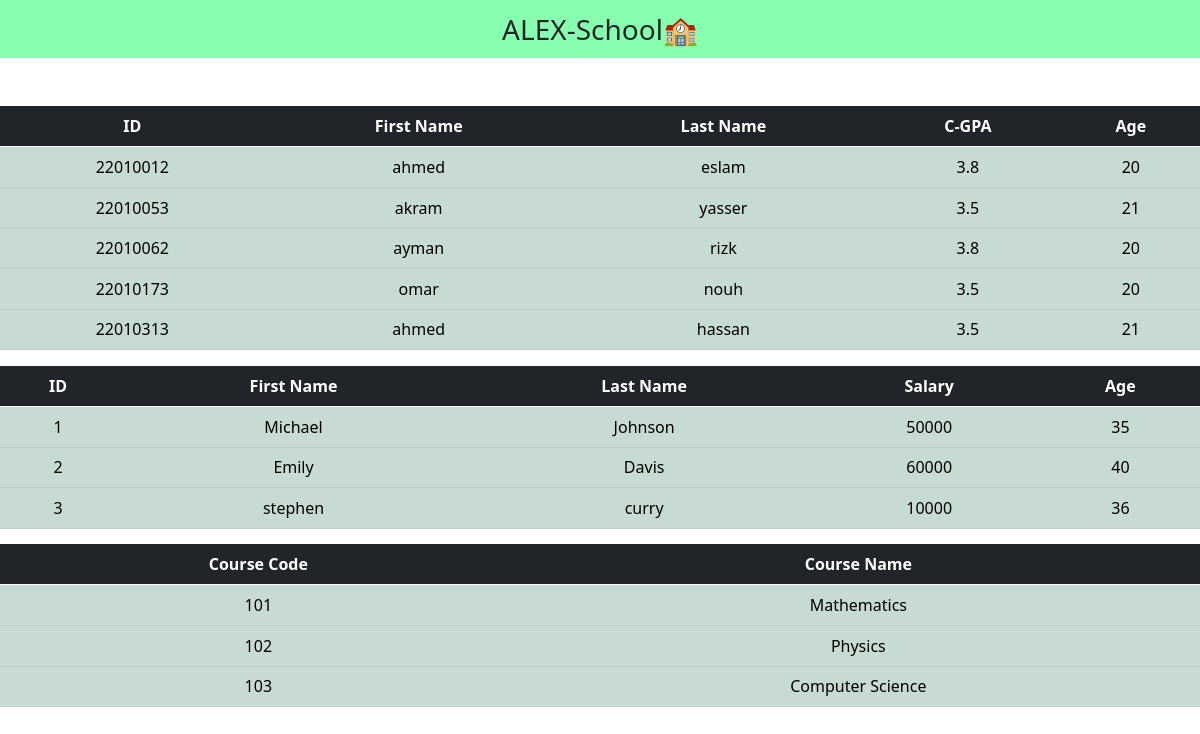
Page /conect.php on the committed database.
### tables this page shows
create table students(student_id int primary key,
 fname varchar(30)not null,
lname varchar(30) not null,
cgpa float ,
age int);

create table instructor(instructor_id int primary key,
 fname varchar(30)not null,
lname varchar(30) not null,
salary float ,
age int);

create table courses(course_code int primary key,
 course_name varchar(30)not null);

### conect.php (the view, shortened to what this page needs)
<!DOCTYPE html>
<html lang="en">
<head>
    <link href="https://cdn.jsdelivr.net/npm/bootstrap@5.0.2/dist/css/bootstrap.min.css" rel="stylesheet">
    <link rel="stylesheet" href="https://cdnjs.cloudflare.com/ajax/libs/font-awesome/6.5.2/css/all.min.css" />
</head>
<body>
    <nav class="navbar navbar-light justify-content-center fs-3 mb-5"
    style="background-color: #00ff5579;">
        ALEX-School🏫
    </nav>
    <div class="continar col-md-15" >
        <table class="table table-success table-striped text-center mb-3">
        <thead class="table-dark">
            <tr>
            <th scope="col">ID</th>
            <th scope="col">First Name</th>
            <th scope="col">Last Name</th>
            <th scope="col">C-GPA</th>
            <th scope="col">Age</th>
            </tr>
        </thead>
        <tbody>
            <?php
            include "index.php";
                $sql = "SELECT * FROM `students`";
                $result = mysqli_query($conn, $sql);
                while($row = mysqli_fetch_assoc($result)){
                    ?>
                    <tr>
                        <td> <?php echo $row['student_id'] ?></td>
                        <td> <?php echo $row['fname'] ?></td>
                        <td> <?php echo $row['lname'] ?></td>
                        <td> <?php echo $row['cgpa'] ?></td>
                        <td> <?php echo $row['age'] ?></td>
                    </tr>
                    <tr>
                    <?php
                }
            ?>
        </tbody>
        </table>
    </div>
<div class="continar">
        <table class="table table-success table-striped text-center mb-3">
        <thead class="table-dark">
            <tr>
            <th scope="col">ID</th>
            <th scope="col">First Name</th>
            <th scope="col">Last Name</th>
            <th scope="col">Salary</th>
            <th scope="col">Age</th>
            </tr>
        </thead>
        <tbody>
            <?php
            include "index.php";
                $sql = "SELECT * FROM `instructor`";
                $result = mysqli_query($conn, $sql);
                while($row = mysqli_fetch_assoc($result)){
                    ?>
                    <tr>
                        <td> <?php echo $row['instructor_id'] ?></td>
                        <td> <?php echo $row['fname'] ?></td>
                        <td> <?php echo $row['lname'] ?></td>
                        <td> <?php echo $row['salary'] ?></td>
                        <td> <?php echo $row['age'] ?></td>
                    </tr>
                    <tr>
                    <?php
                }
            ?>
        </tbody>
        </table>
    </div>
<div class="continar">
        <table class="table table-success table-striped text-center mb-3">
        <thead class="table-dark">
            <tr>
            <th scope="col">Course Code</th>
            <th scope="col">Course Name</th>
            </tr>
        </thead>
        <tbody>
            <?php
            include "index.php";
                $sql = "SELECT * FROM `courses`";
                $result = mysqli_query($conn, $sql);
                while($row = mysqli_fetch_assoc($result)){
                    ?>
                    <tr>
                        <td> <?php echo $row['course_code'] ?></td>
                        <td> <?php echo $row['course_name'] ?></td>
                    </tr>
                    <tr>
                    <?php
                }
            ?>
        </tbody>
        </table>
    </div>
</body>
</html>

### rows in the picture
students: student_id "22010012", fname "ahmed", lname "eslam", cgpa "3.8", age "20"
students: student_id "22010053", fname "akram", lname "yasser", cgpa "3.5", age "21"
students: student_id "22010062", fname "ayman", lname "rizk", cgpa "3.8", age "20"
students: student_id "22010173", fname "omar", lname "nouh", cgpa "3.5", age "20"
students: student_id "22010313", fname "ahmed", lname "hassan", cgpa "3.5", age "21"
instructor: instructor_id "1", fname "Michael", lname "Johnson", salary "50000", age "35"
instructor: instructor_id "2", fname "Emily", lname "Davis", salary "60000", age "40"
instructor: instructor_id "3", fname "stephen", lname "curry", salary "10000", age "36"
courses: course_code "101", course_name "Mathematics"
courses: course_code "102", course_name "Physics"
courses: course_code "103", course_name "Computer Science"
